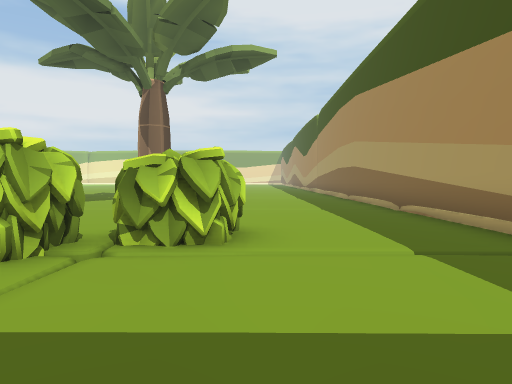
view 1 (above)

20 first-person views from a walk through a 3-D level made in the Unity game engine. The camera is 0.72 m above the floor, tilts 2° down and sees 70° across. The floor is counted in squares, 1 m on a side. Each view is taken from the middle of a square. On the plan, view 1 faces up. The plan holds only what a view shows up to about 11 squares ahead; the rest is blank. The place goes on beyond the plan. The player character is not drawn. Some animated figures are left out.

view 2
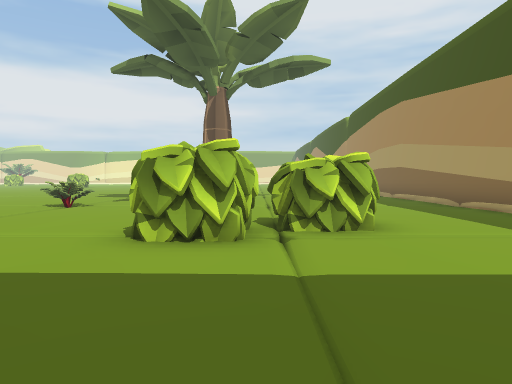

view 3
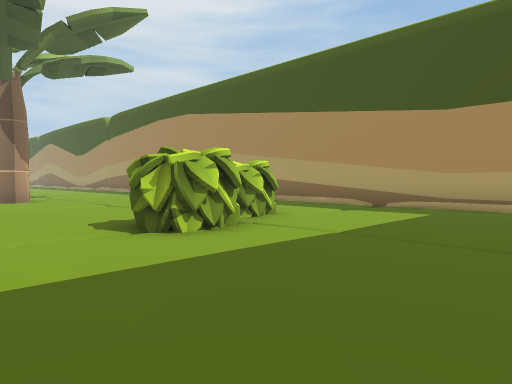

view 4
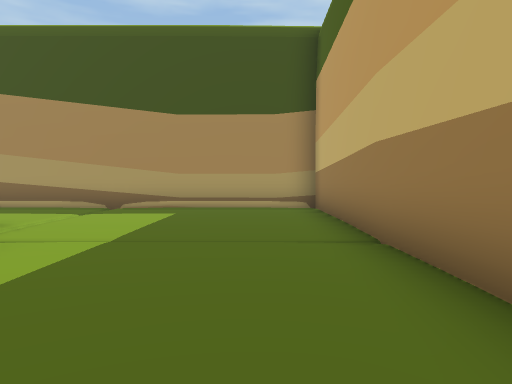

view 5
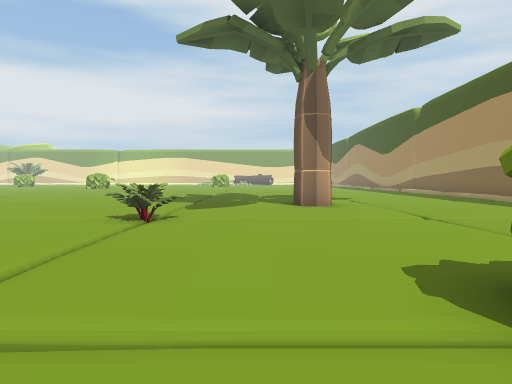

view 6
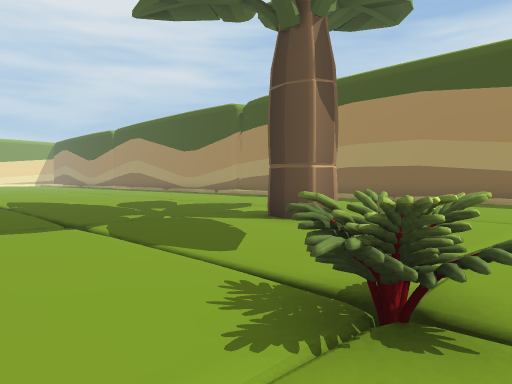

view 7
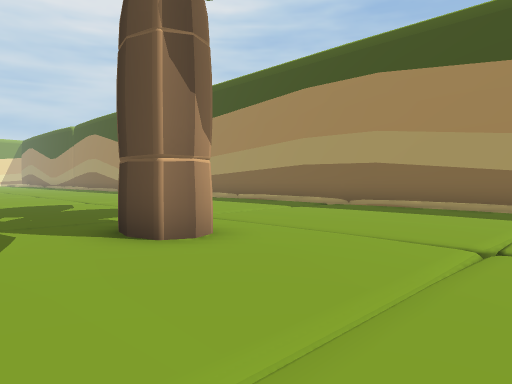

view 8
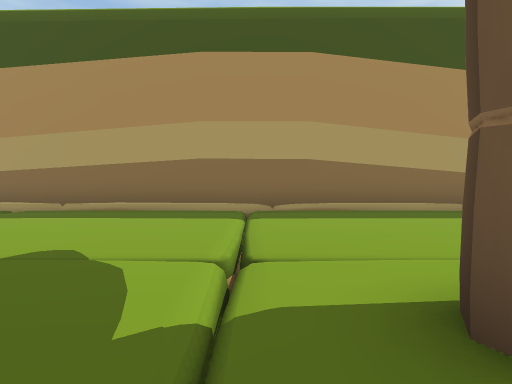

view 9
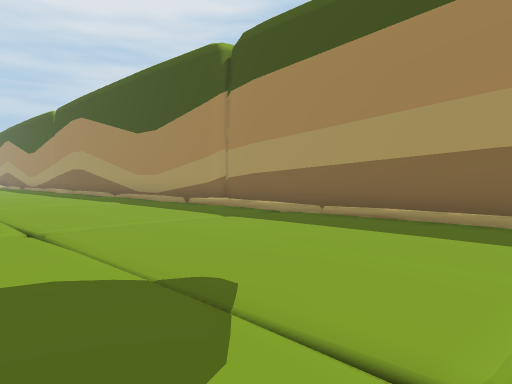

view 10
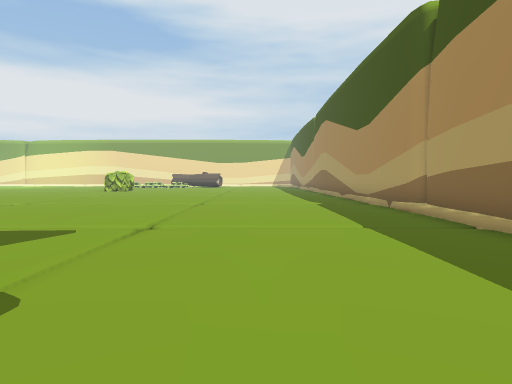

view 11
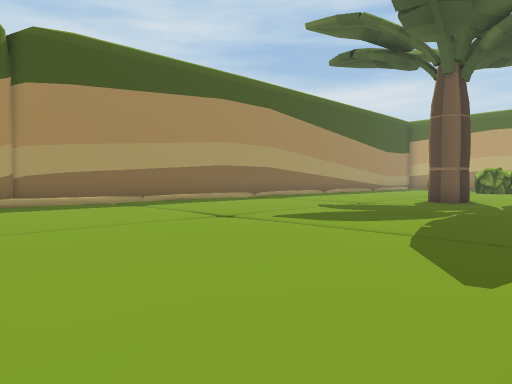

view 12
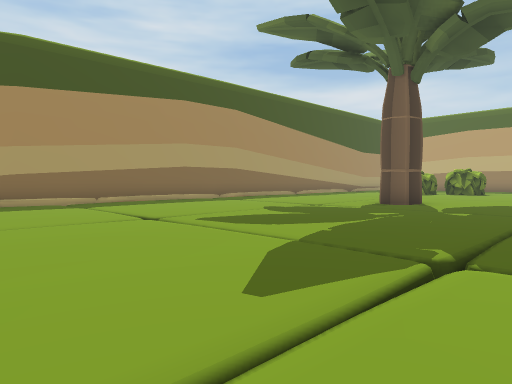

view 13
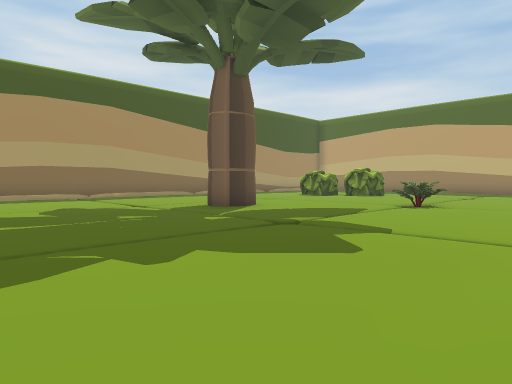

view 14
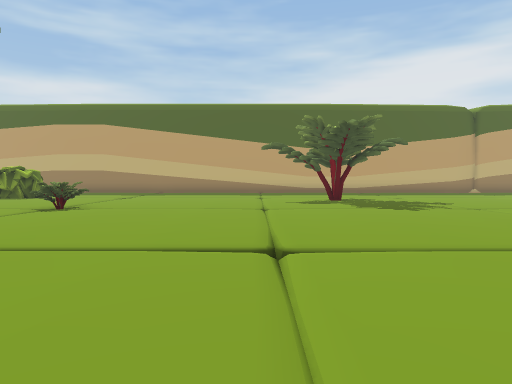

view 15
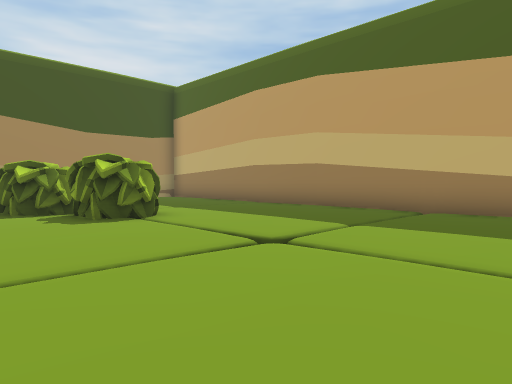

view 16
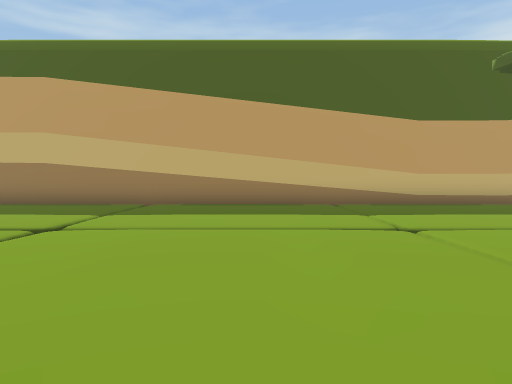

view 17
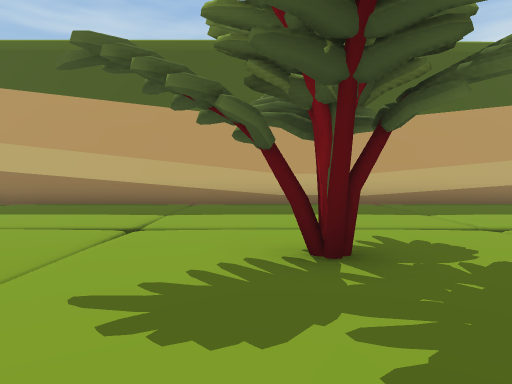

view 18
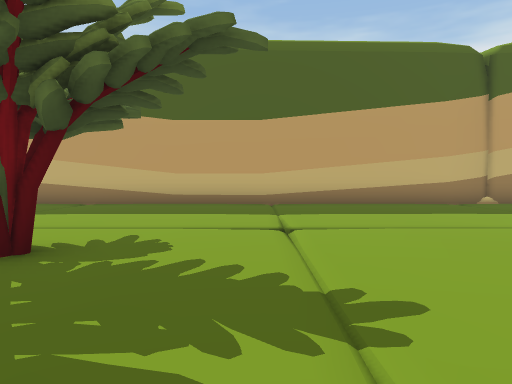

view 19
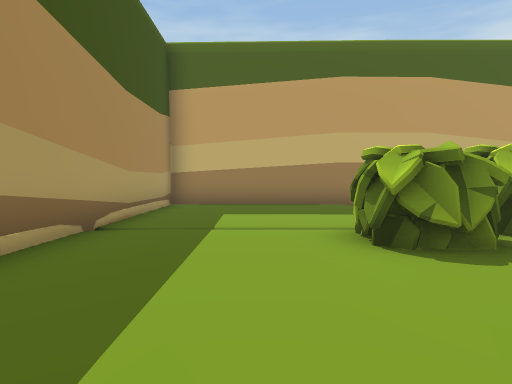

view 20
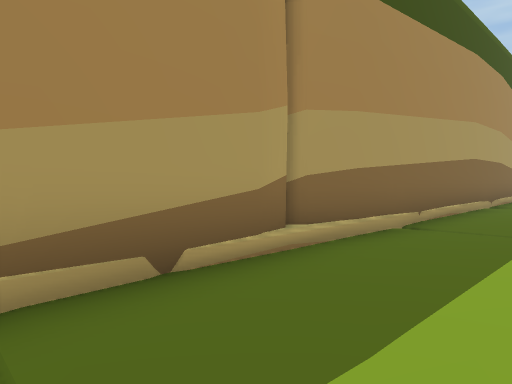

### Floor plan
Key: @ floor where view 1 was taken; # wall or solid block; . main floor; - floor 0.05 m lower than the main floor; / step, stairs or slope; = window, fence, low wall or low ledge; T tree.
Columns run from 24 left of view 1 to 4 right of it. Each row starts with its distance up from view 1.
 25                    ... ....##
 24                  /..........#
 23                 .-..........#
 22                 .-..........#
 21                 .-..........#
 20                 .-..........#
 19              ....-..........#
 18             .....-..........#
 17            ......-..........#
 16           .......-..........#
 15           ......./..........#
 14          ...-....////////...#
 13         ........./...#......#
 12         .........-...#......#
 11        ..........-..........#
 10       ...........-..........#
  9       --...--...=#....--...-#
  8      ............=..........#
  7      ............-..........#
  6      ....TT......-..........#
  5     .....T.......-.....#....#
  4    ..............-...###....#
  3    ..............-...#......#
  2   ...............-..........#
  1  ................-..........#
  0  ................-......@...#
 -1 .................-..........#
 -2 #############################

Positions as (right, up) in squares from view 1, and headings:
1: (0, 0), facing up
2: (-2, -1), facing up
3: (-6, -1), facing up-right
4: (-6, 0), facing right
5: (-5, 2), facing up
6: (-9, 8), facing up-right
7: (-6, 8), facing up-right
8: (-5, 14), facing right
9: (-3, 14), facing up-right
10: (0, 14), facing up
11: (-7, 24), facing down-right
12: (-8, 23), facing down-right
13: (-11, 19), facing down-right
14: (-12, 18), facing down
15: (-10, 7), facing down-right
16: (-10, 9), facing down
17: (-14, 9), facing down
18: (-17, 9), facing down
19: (1, 9), facing down
20: (1, 25), facing down-right
